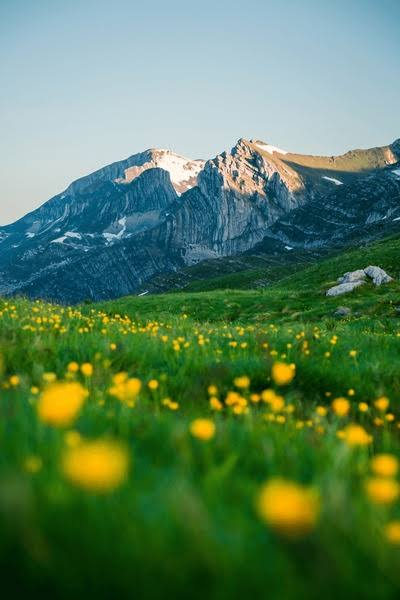
#> input picture LAB/Input/ex23.jpg, 400 x 600 px, found by its file name
$ python e23.py
#> lines starting #> are read from the running program, lines starting #| are printed output that depends on the picture
import cv2
import matplotlib.pyplot as plt

img = cv2.imread("./Input/ex23.jpg")
#> img is the input picture: shape (600, 400, 3); mean B, G, R 89, 125.6, 88.5
img = cv2.cvtColor(img, cv2.COLOR_BGR2RGB)

# Stronger blur
blur = cv2.GaussianBlur(img, (9,9), 3)
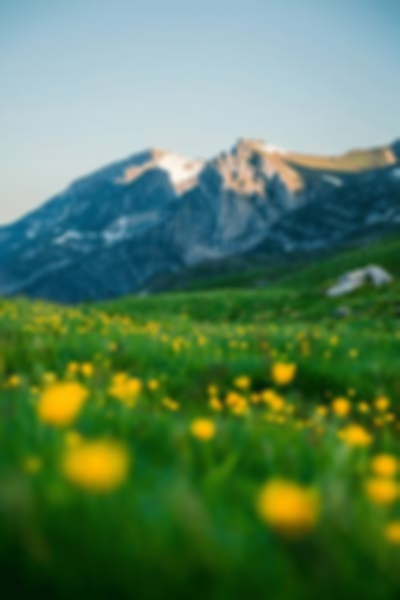
#> blur: shape (600, 400, 3); mean R, G, B 88.5, 125.6, 89

# Stronger sharpening
sharp = cv2.addWeighted(img, 2.0, blur, -1.0, 0)
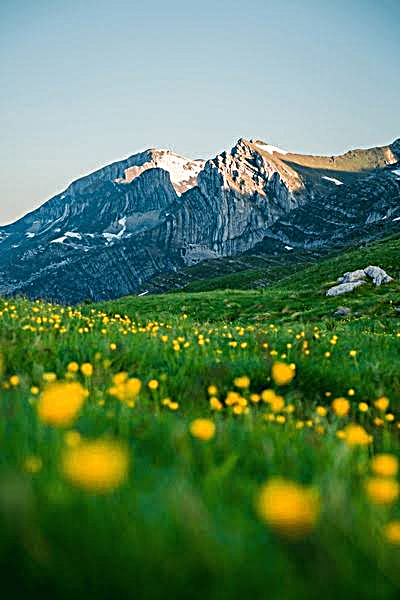
#> sharp: shape (600, 400, 3); mean R, G, B 88.7, 125.5, 89.3

plt.figure(figsize=(10,4))

plt.subplot(1,2,1)
plt.imshow(img)
plt.title("Original")
plt.axis("off")

plt.subplot(1,2,2)
plt.imshow(sharp)
plt.title("Unsharp Masking")
plt.axis("off")

plt.show()
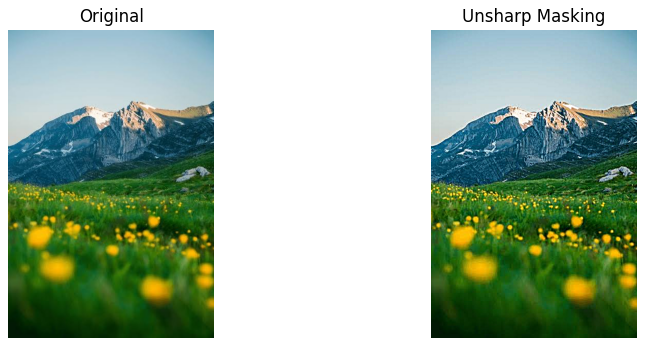
#> figure drawn by matplotlib, 2 panels

$ run again, with LAB/Input/ex1.jpg copied over LAB/Input/ex23.jpg
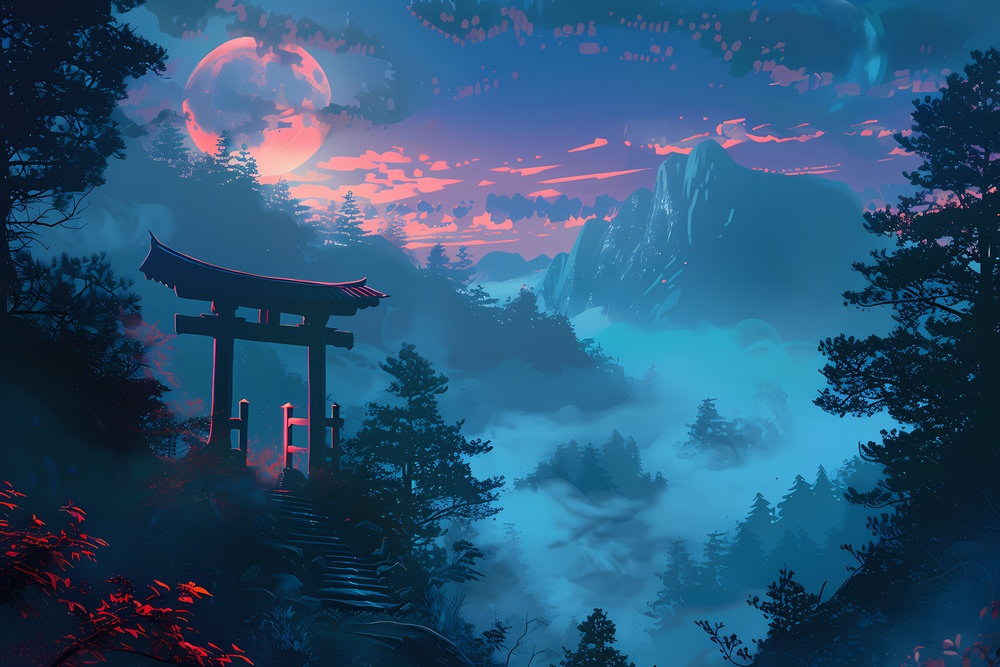
#> input picture LAB/Input/ex1.jpg, 1000 x 667 px, shrunk from 5376 x 3584 before the run, found by its file name
#> img is the input picture: shape (667, 1000, 3); mean B, G, R 117.6, 84.1, 42.4
#> `blur = cv2.GaussianBlur(img, (9,9), 3)`:
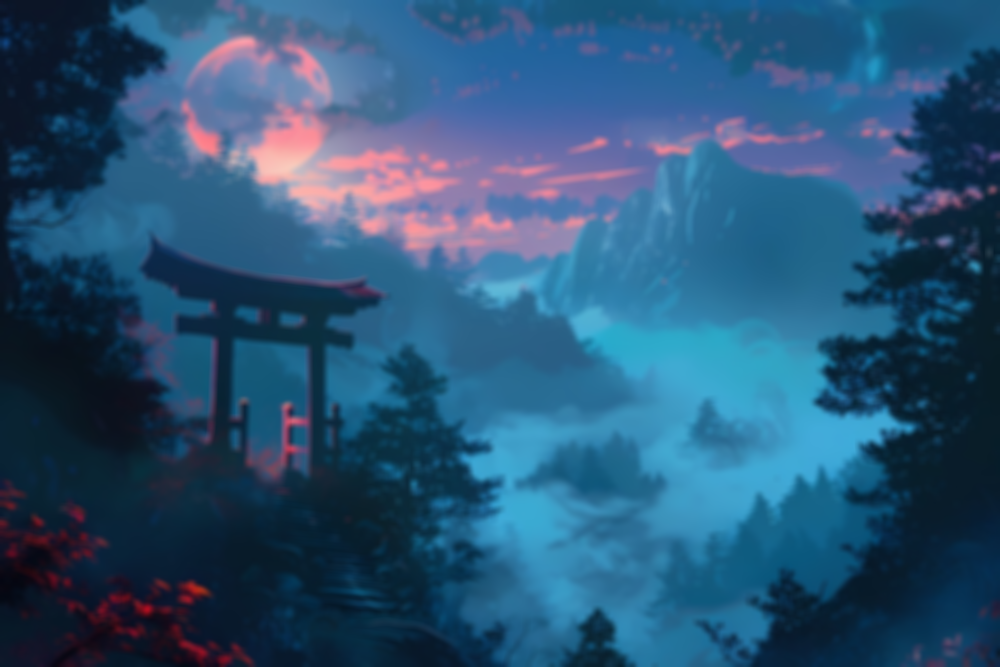
#> blur: shape (667, 1000, 3); mean R, G, B 42.4, 84.1, 117.6
#> `plt.show()`:
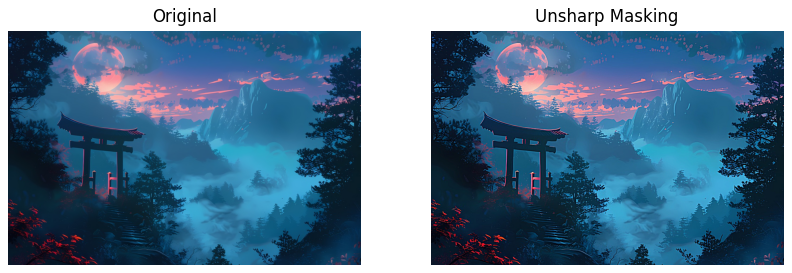
#> figure drawn by matplotlib, 2 panels

$ run again, with LAB/Input/ex10.jpg copied over LAB/Input/ex23.jpg
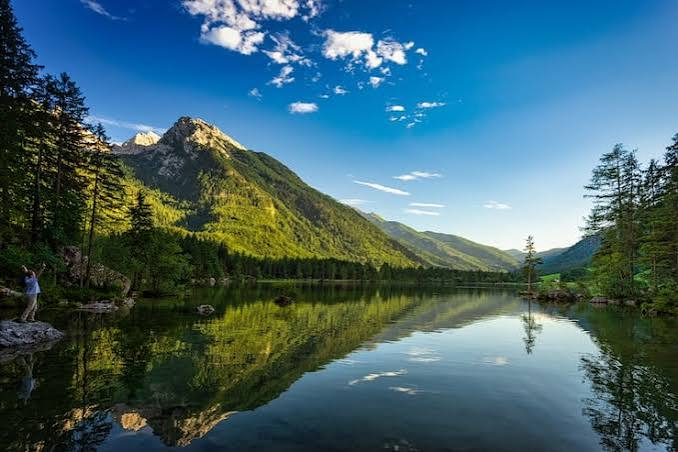
#> input picture LAB/Input/ex10.jpg, 678 x 452 px, found by its file name
#> img is the input picture: shape (452, 678, 3); mean B, G, R 110.2, 101.1, 67.4
#> `blur = cv2.GaussianBlur(img, (9,9), 3)`:
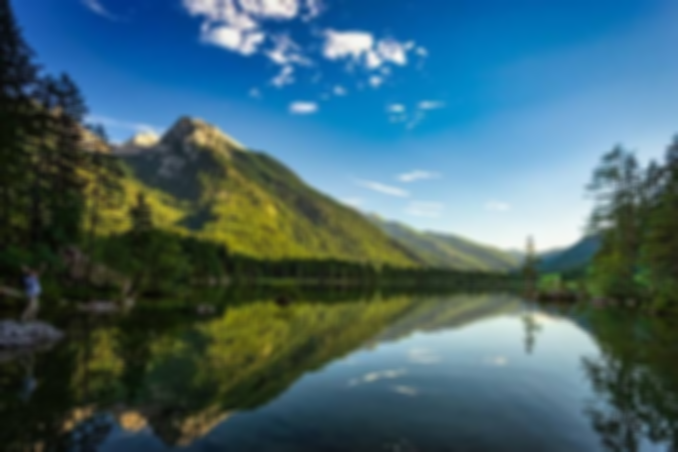
#> blur: shape (452, 678, 3); mean R, G, B 67.4, 101.1, 110.2
#> `plt.show()`:
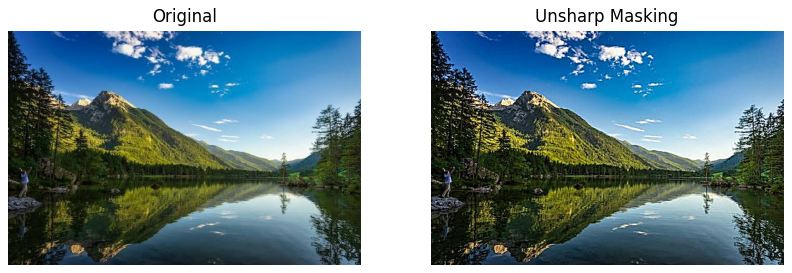
#> figure drawn by matplotlib, 2 panels

$ run again, with LAB/Input/ex11.jpg copied over LAB/Input/ex23.jpg
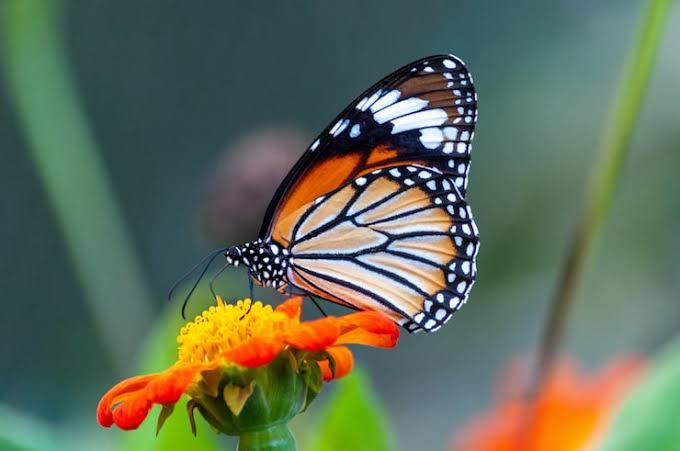
#> input picture LAB/Input/ex11.jpg, 680 x 451 px, found by its file name
#> img is the input picture: shape (451, 680, 3); mean B, G, R 89.9, 109.4, 97.3
#> `blur = cv2.GaussianBlur(img, (9,9), 3)`:
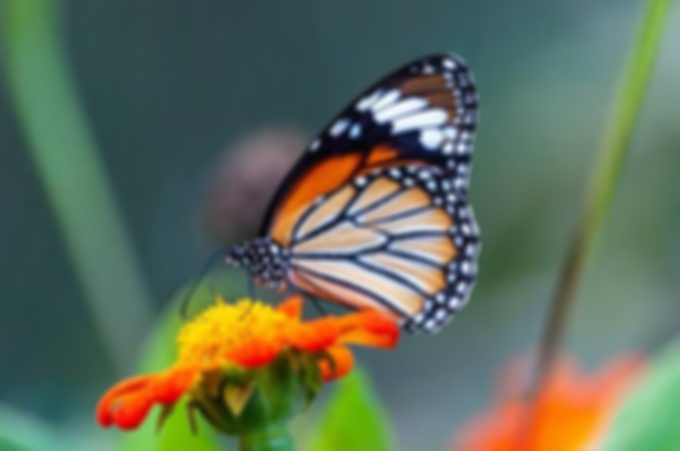
#> blur: shape (451, 680, 3); mean R, G, B 97.3, 109.4, 89.9
#> `plt.show()`:
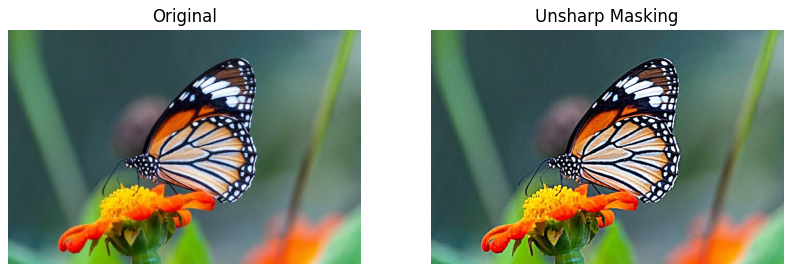
#> figure drawn by matplotlib, 2 panels
